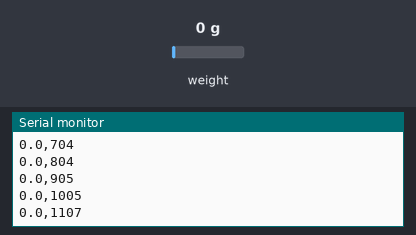
Bench run of a sketch on a simulated Arduino Uno, built with avr-gcc and run on an emulated ATmega328P. Parts: the last lines printed to the serial monitor. Inputs (shaded band) come from the test bench; at power-on: weight on the scale 0 g.

Above: at 8.2 s.
8.3 s: weight on the scale set to 100 g
At 8.31 s:
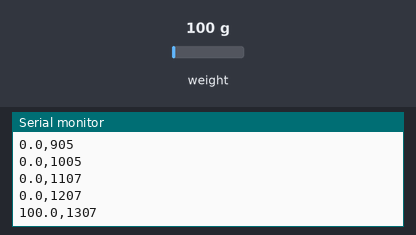
9.8 s: weight on the scale set to 1250 g
At 9.82 s:
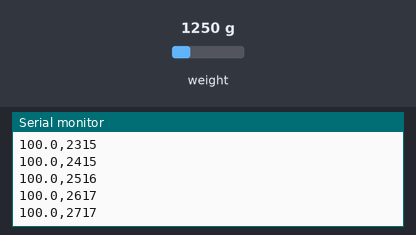
Timing chart, 0 to 12.8 s (numbered marks = the images above; inputs shaded):
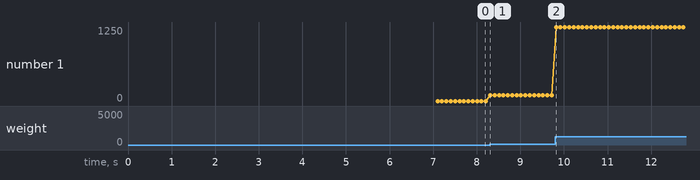

Measured:
- after the input at 8.3 s, the serial monitor: prints a new line at once (image 1)

The sketch:

arduino.ino
```cpp
#include <Wire.h>
#include <HX711.h>

#define loadcell_data 7
#define loadcell_clk 6
//#define calibrate_btn 3

// Massa do objeto de referência (em Kg)
#define PESO_REFERENCIA 4.616
// Fator de escala em Newtons
#define FATOR_ESCALA PESO_REFERENCIA / 9.81

#define RAW_VALUE 98838.58

#define REFERENCIA_IS_SET true

HX711 scale;

bool calibrado = false;
unsigned long last_time = 0;
unsigned long init_time = 0;

void setup() {
  //pinMode(calibrate_btn, INPUT);

  Serial.begin(9600);

  // Tempo para estabilizar o HX711 ao ligar
  delay(1000);

  scale.begin(loadcell_data, loadcell_clk);

  Serial.println("Iniciando calibração");

  while(!calibrado) {
    calibrar();
  }

  init_time = millis();
}

void loop() {

  Serial.print(scale.get_units(), 1);
  Serial.print(",");

  last_time = millis();
  Serial.println(last_time - init_time);
  }

void calibrar (){
  if (scale.is_ready()){

    scale.set_scale();

    Serial.println("Fazendo o tare");
    delay(5000);

    scale.tare();

    float leitura = -1.0;
    if(!REFERENCIA_IS_SET){
      Serial.println("Iniciando a leitura, deixe o peso de referencia no banco estático");
      delay(5000);

      leitura = scale.get_value(1000);
      Serial.print("leitura: ");
      Serial.print(leitura);
      Serial.print(", fator de escala: ");
      Serial.println(FATOR_ESCALA);

      Serial.println("Leitura realizada, resete o arduino para o valor coletado");
      while(1);
    } else{
      Serial.print("Leitura já definida: ");
      leitura = RAW_VALUE;
      Serial.println(leitura);
    }

    scale.set_scale((leitura/FATOR_ESCALA));

    Serial.print("Escala: ");
    Serial.println(leitura/FATOR_ESCALA);

    calibrado = true;
  }
  else{
    Serial.println("HX771 não encontrado (calibrar)");
  }
}
```
